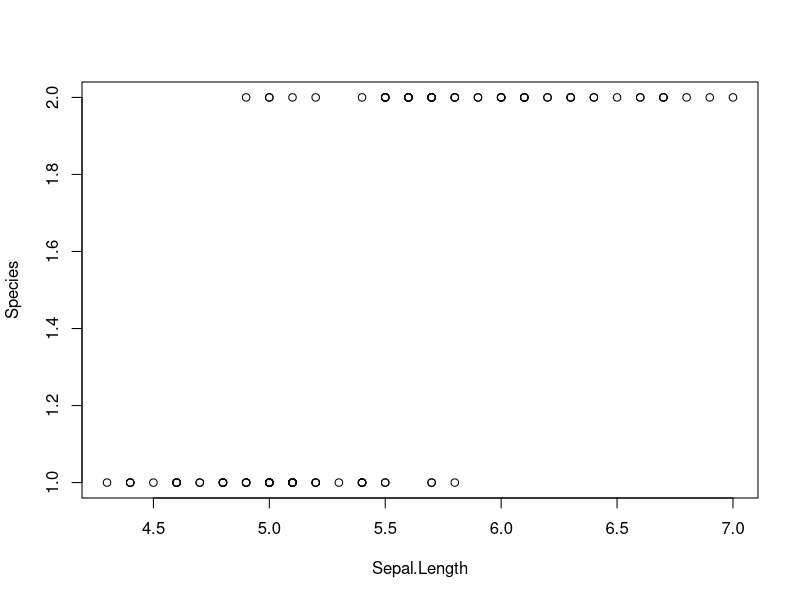

The R source for this figure:
## ---- chunk 1
knitr::opts_chunk$set(echo = TRUE)
## ---- chunk 2
# plot(iris[, c(1, 5)])
# plot(iris[iris$Species != 'versicolor', c(1, 5)])

df <- split(iris, f = iris$Species)
df <- rbind(df$setosa, df$versicolor)
plot(df[, c(1,5)])
## ---- chunk 3

